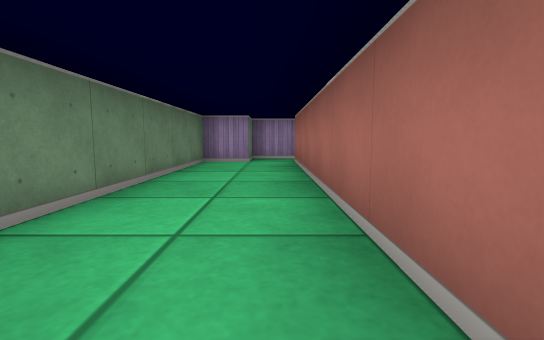
view 1 (above)

19 first-person views from a walk through a cub3D maze. The camera is about half as high as the walls, tilts 6° down and sees 85° across. The floor is counted in squares. Each view is taken from the middle of a square. On the plan, view 1 faces up. The plan holds only what a view shows up to about 9 squares ahead; the rest is blank. The place goes on beyond the plan.

view 2
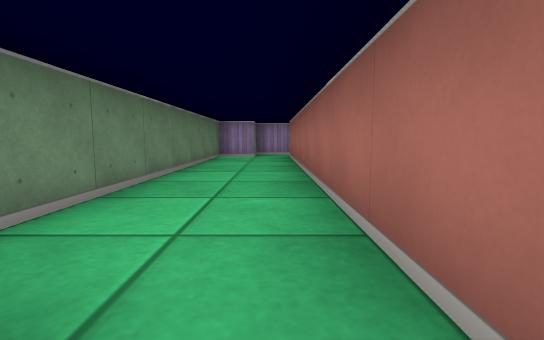

view 3
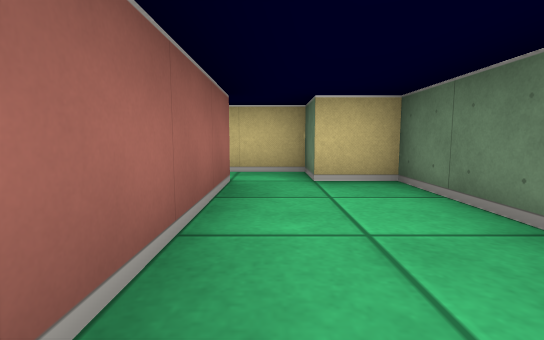

view 4
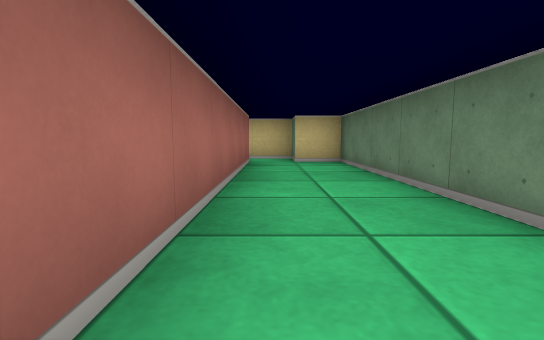

view 5
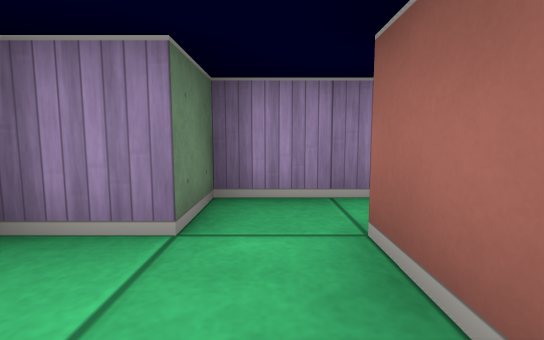

view 6
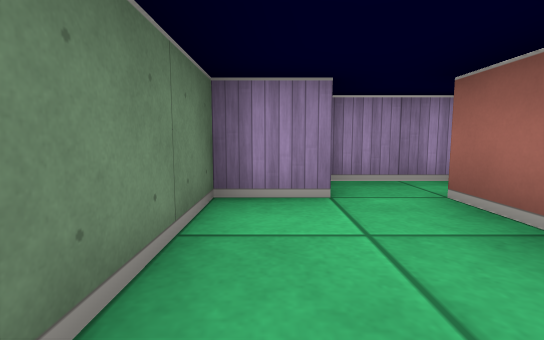

view 7
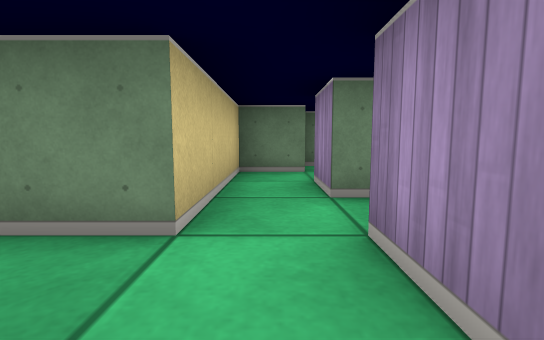

view 8
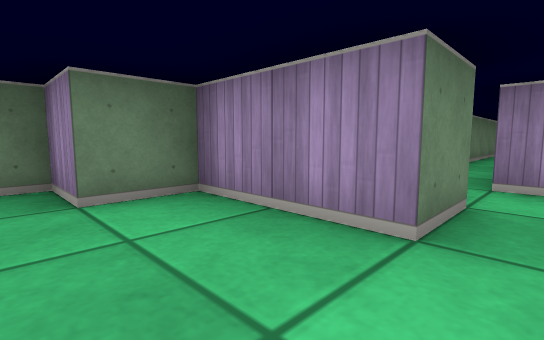

view 9
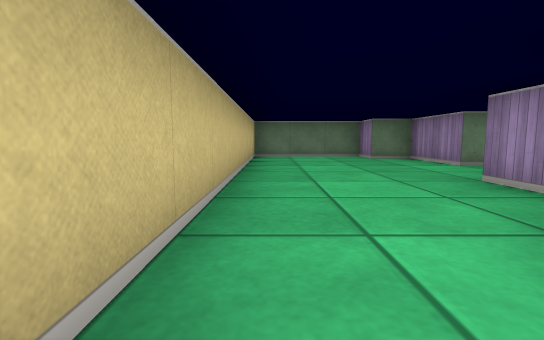

view 10
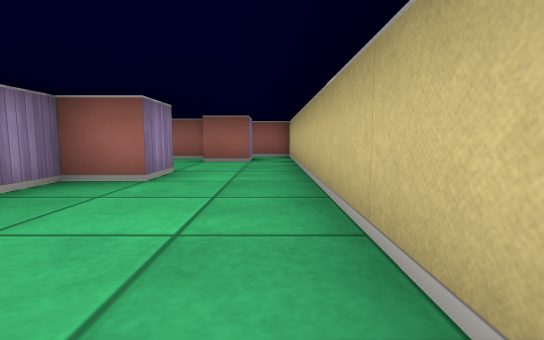

view 11
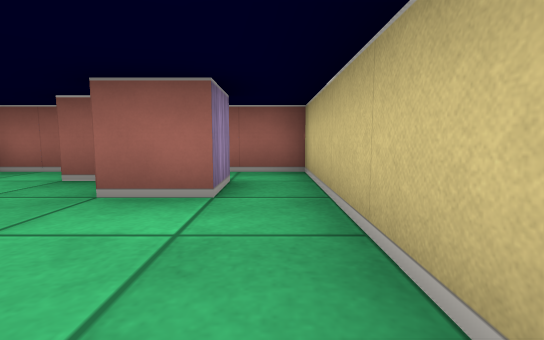

view 12
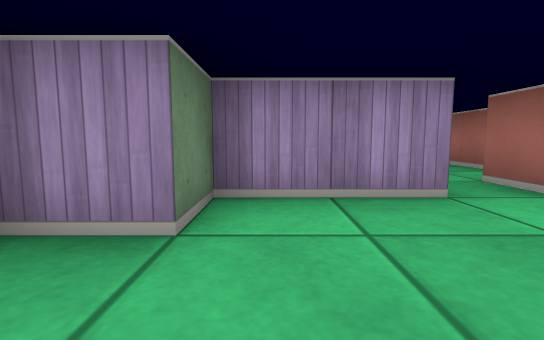

view 13
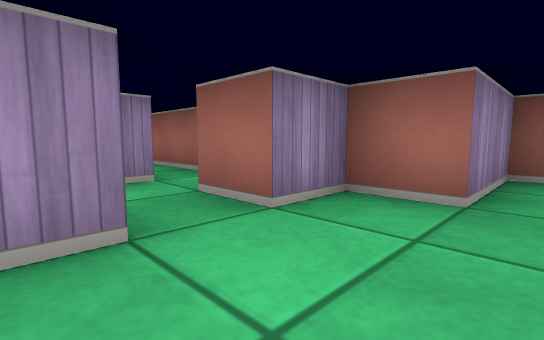

view 14
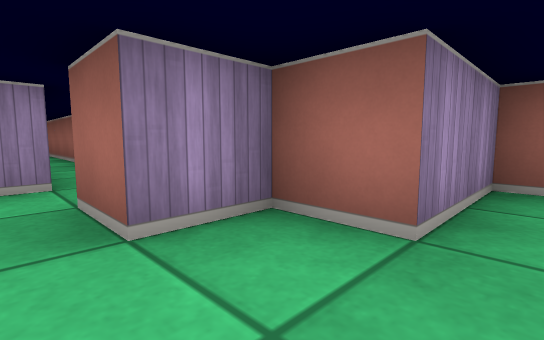

view 15
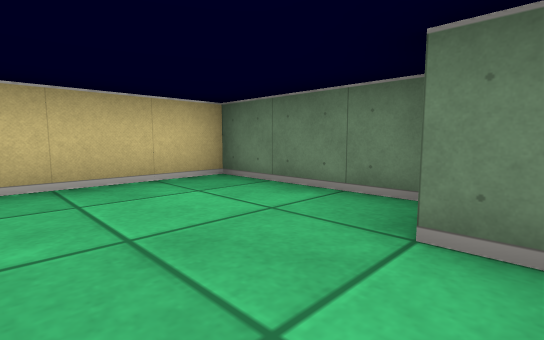

view 16
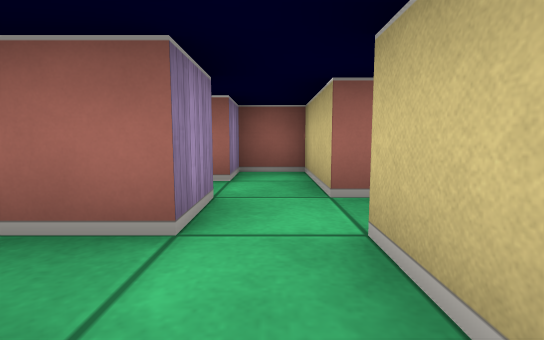

view 17
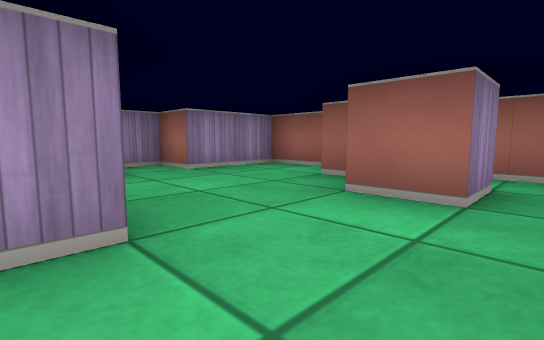

view 18
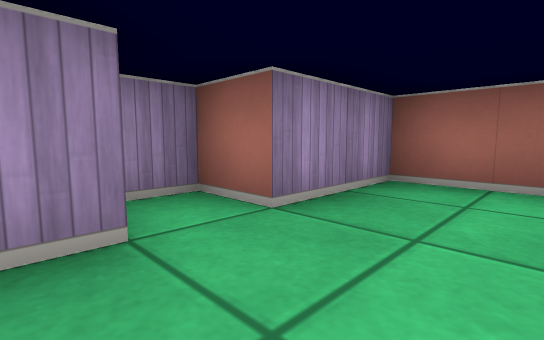

view 19
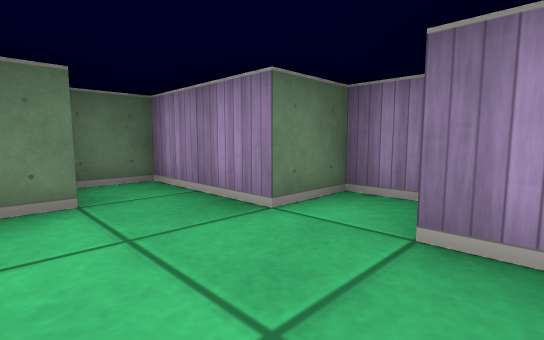

### Floor plan
Points are (right, up) in squares from view 1. A wall is a line through its corners. A room is listed if a view was taken in it or the views show most of it. See-through windows are left out.
Room 1 (views 1, 2, 3, 4, 5, 6)
walls: (0.5, -1.5) (0.5, 6.5); (1.1, 7.5) (-0.5, 7.5) (-0.5, 6.5) (-1.5, 6.5) (-1.5, -1.5) (-0.5, -1.5) (-0.5, -2.5) (0.5, -2.5)
ways out: opening at (1, -2) to room 4
Room 2 (view 7)
walls: (4.5, 2.5) (4.5, 5.5); (3.6, -1.5) (2.5, -1.5); (3.5, -2.5) (5.5, -2.5) (5.5, -1.5) (4.5, -1.5) (4.5, 0.9)
ways out: opening at (3, -3) to room 3; opening at (3, -2) to room 4
Room 3 (views 8, 9, 10, 11, 12, 13, 14, 15, 17)
walls: (7.6, -5.5) (6.5, -5.5) (6.5, -4.5) (4.5, -4.5) (4.5, -3.5) (3.5, -3.5) (3.5, -2.5); (2.5, -2.5) (2.5, -3.5) (0.5, -3.5) (0.5, -4.5) (-0.5, -4.5) (-0.5, -7.5) (11.5, -7.5) (11.5, -6.2); (10.5, -6.5) (9.5, -6.5) (9.5, -5.5); (10.5, -5.4) (10.5, -4.5)
ways out: opening at (3, -3) to room 2; opening at (8.5, -5) to room 5
Room 4 (view 16)
walls: (1.5, -1.5) (0.5, -1.5); (1.5, 5.5) (1.5, 2.5); (2.5, -1.5) (2.5, -0.5); (0.5, -2.5) (2.5, -2.5)
ways out: opening at (1, -2) to room 1; opening at (3, -2) to room 2
Room 5 (views 18, 19)
walls: (7.5, -3.4) (7.5, -4); (11.5, -3.9) (11.5, -2.5) (9.5, -2.5) (9.5, -1.5) (8.5, -1.5) (8.5, -2.5) (6.5, -2.5) (6.5, -3.4)
ways out: opening at (8.5, -5) to room 3

Where each view was taken, in squares from view 1:
view 1: 0 up, 0 right, facing up
view 2: 2 down, 0 right, facing up
view 3: 2 up, 0 right, facing down
view 4: 5 up, 0 right, facing down
view 5: 5 up, 0 right, facing up
view 6: 4 up, 1 left, facing up
view 7: 2 down, 4 right, facing left
view 8: 5 down, 3 right, facing up-left
view 9: 7 down, 8 right, facing left
view 10: 7 down, 3 right, facing right
view 11: 7 down, 7 right, facing right
view 12: 6 down, 1 right, facing up
view 13: 5 down, 2 right, facing up-right
view 14: 5 down, 3 right, facing up-right
view 15: 4 down, 2 right, facing down-left
view 16: 2 down, 1 right, facing right
view 17: 7 down, 7 right, facing up-right
view 18: 4 down, 8 right, facing up-right
view 19: 4 down, 10 right, facing up-left
